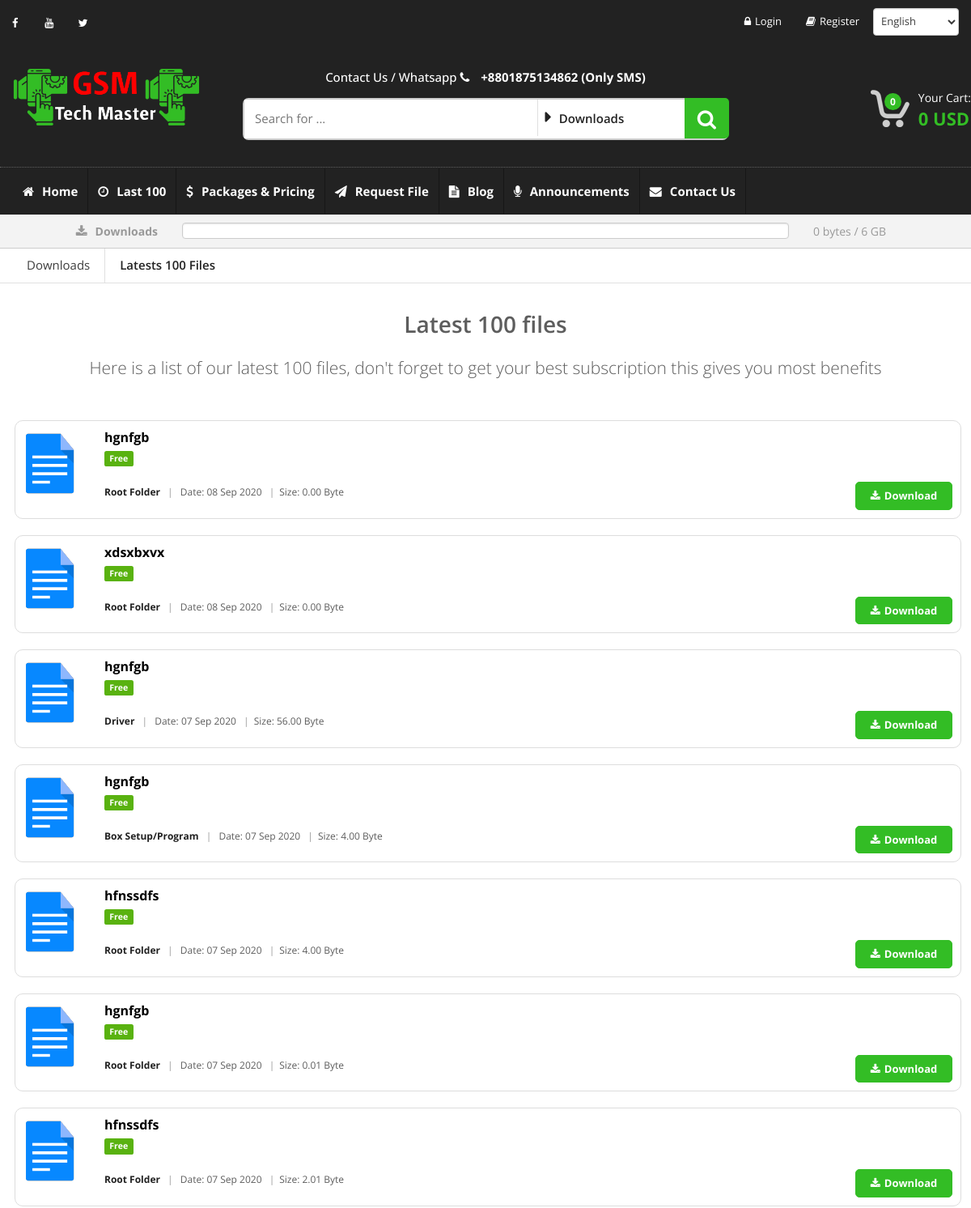
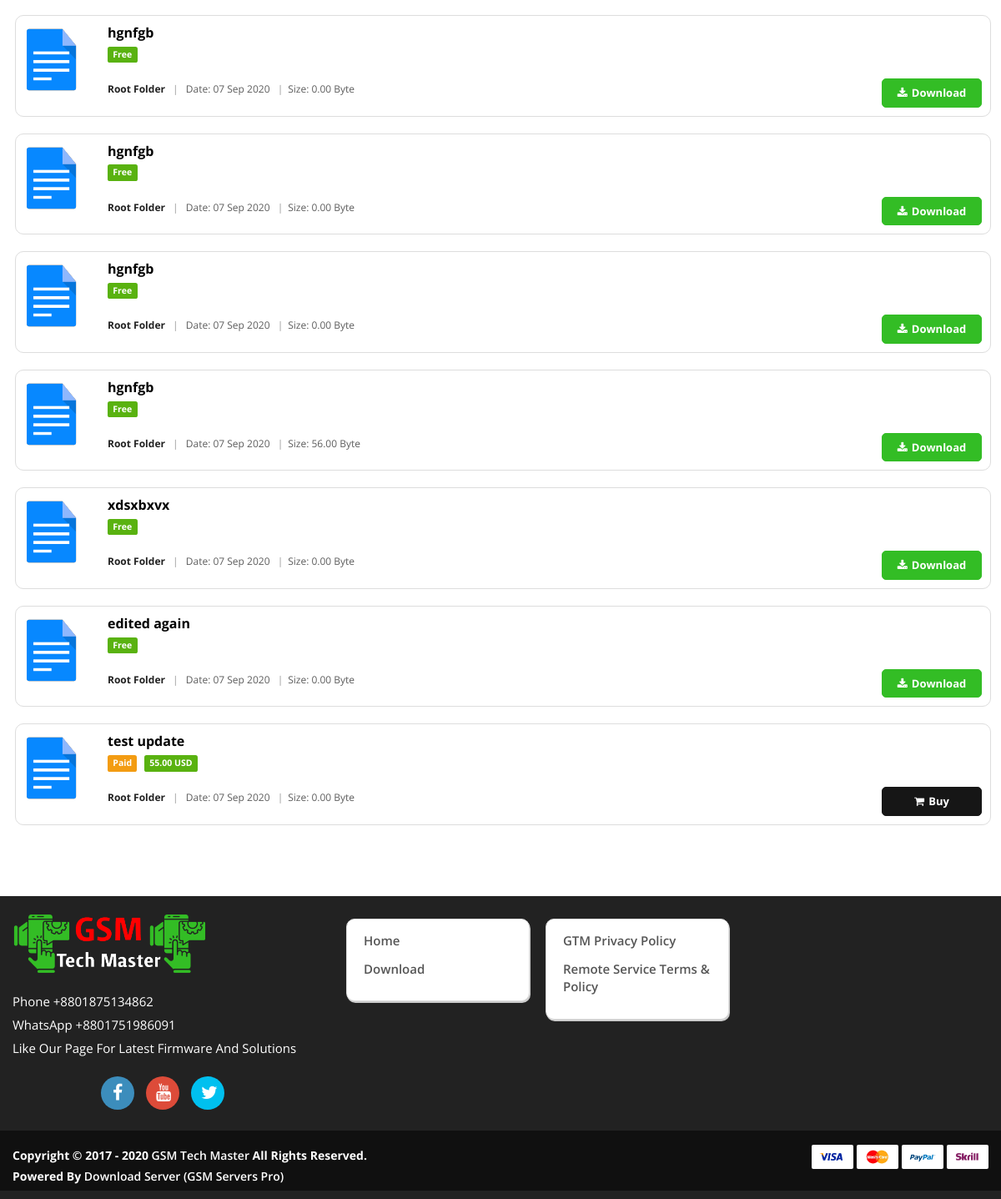
The page /containers/recent-files/index.php on the database its author committed (2 pictures, top to bottom).
### tables this page shows
CREATE TABLE `system_setup` (
  `id` int(11) NOT NULL,
  `site_title` tinytext DEFAULT NULL,
  `site_url` tinytext DEFAULT NULL,
  `site_logo` tinytext DEFAULT NULL,
  `lazy_image` tinytext DEFAULT NULL,
  `default_folder_icon` tinytext DEFAULT NULL,
  `default_file_thumbnail` tinytext DEFAULT NULL,
  `og_image` tinytext DEFAULT NULL,
  `fav_icon` tinytext DEFAULT NULL,
  `meta_tag` text DEFAULT NULL,
  `meta_description` text DEFAULT NULL,
  `support_email` tinytext DEFAULT NULL,
  `contact_email` tinytext DEFAULT NULL,
  `technical_email` tinytext DEFAULT NULL,
  `billing_email` tinytext DEFAULT NULL,
  `currency_code` varchar(10) DEFAULT NULL,
  `currency_format` varchar(10) DEFAULT NULL,
  `currency_decimal` varchar(10) DEFAULT NULL,
  `maximum_pending_order` varchar(10) DEFAULT NULL,
  `allow_registration` tinyint(1) DEFAULT 0,
  `mail_verification` tinyint(1) DEFAULT 0,
  `captcha_active` tinyint(1) DEFAULT 0,
  `lazy_active` tinyint(1) DEFAULT 0,
  `balance_order` tinyint(1) DEFAULT NULL,
  `balance_transfer` tinyint(1) DEFAULT 0,
  `show_partner` tinyint(1) DEFAULT 1,
  `show_recent_file` tinyint(1) DEFAULT 1,
  `show_top_file` tinyint(1) DEFAULT 1,
  `show_announcement` tinyint(1) DEFAULT 1,
  `login_download` tinyint(1) DEFAULT 1,
  `free_download_size` varchar(20) DEFAULT '5',
  `size_unit` varchar(6) DEFAULT 'GB',
  `size_in_bytes` varchar(40) DEFAULT '5368709120',
  `file_limit` int(4) DEFAULT 15,
  `theme_color` varchar(12) DEFAULT 'green',
  `theme_text` varchar(12) DEFAULT 'blue',
  `top_bar_color` varchar(12) DEFAULT 'yellow',
  `menu_bar_color` varchar(12) DEFAULT 'red',
  `header_color` varchar(12) DEFAULT 'pink',
  `news_part` varchar(12) DEFAULT 'orange',
  `folder_color` varchar(12) DEFAULT 'green',
  `footer_color` varchar(12) DEFAULT 'gray',
  `footer_bar_color` varchar(12) DEFAULT 'black',
  `show_map` int(1) DEFAULT 0,
  `map_url` varchar(400) DEFAULT 'https://www.google.com/maps/embed?pb=!1m18!1m12!1m3!1d3651.873610134837!2d90.4224795145893!3d23.751886084588595!2m3!1f0!2f0!3f0!3m2!1i1024!2i768!4f13.1!3m3!1m2!1s0x3755b871cec3a7e5%3A0xf766a4fabc165e9b!2sTaltola%20Market%20Rd%2C%20Dhaka!5e0!3m2!1sen!2sbd!4v1574410761745!5m2!1sen!2sbd',
  `is_email_verified` int(1) DEFAULT 1,
  `is_active` int(1) DEFAULT 1,
  `created_at` timestamp NULL DEFAULT current_timestamp(),
  `updated_at` timestamp NULL DEFAULT NULL ON UPDATE current_timestamp(),
  `created_by` int(11) DEFAULT NULL,
  `updated_by` int(11) DEFAULT NULL
);

CREATE TABLE `interface_setup` (
  `id` bigint(20) UNSIGNED NOT NULL,
  `language` varchar(10) DEFAULT NULL,
  `skin` varchar(15) DEFAULT NULL,
  `default_password` varchar(300) DEFAULT NULL,
  `show_new_days` int(5) DEFAULT 3,
  `footer_text` text DEFAULT NULL,
  `copyright` text DEFAULT NULL,
  `header_contact` text DEFAULT NULL,
  `footer_contact` text DEFAULT NULL,
  `switch_language` int(1) UNSIGNED DEFAULT 0,
  `enable_review` int(1) UNSIGNED DEFAULT 0,
  `facebook_url` varchar(400) DEFAULT NULL,
  `youtube_url` varchar(400) DEFAULT NULL,
  `twitter_url` varchar(400) DEFAULT NULL,
  `linkedin_url` varchar(400) DEFAULT NULL,
  `instagram_url` varchar(400) DEFAULT NULL,
  `image_slider` int(1) DEFAULT 0,
  `download_search` int(1) DEFAULT 0,
  `download_folder` int(1) DEFAULT 0,
  `feature_and_arrival` int(1) DEFAULT 0,
  `best_sells` int(1) DEFAULT 1,
  `top_feature_product` int(1) DEFAULT 1,
  `top_and_recent_file_list` int(1) DEFAULT 1,
  `our_partner` int(1) DEFAULT 1,
  `active` int(1) DEFAULT 1,
  `created_at` timestamp NULL DEFAULT NULL,
  `updated_at` timestamp NULL DEFAULT NULL ON UPDATE current_timestamp(),
  `updated_by` int(11) DEFAULT NULL
);

CREATE TABLE `files` (
  `id` int(11) NOT NULL,
  `title` varchar(255) NOT NULL,
  `description` text NOT NULL,
  `device_brand` varchar(255) NOT NULL,
  `device_model` varchar(255) NOT NULL,
  `android_version` varchar(255) NOT NULL,
  `firmware_version` varchar(255) DEFAULT NULL,
  `chip_detail` varchar(255) NOT NULL,
  `country` varchar(255) NOT NULL,
  `language` varchar(255) NOT NULL,
  `support_tool` varchar(255) NOT NULL,
  `file_method` varchar(255) NOT NULL,
  `direct_url` varchar(512) NOT NULL,
  `file` varchar(255) NOT NULL,
  `file_size` double(10,2) NOT NULL,
  `file_size_unit` varchar(255) DEFAULT NULL,
  `is_paid` varchar(255) NOT NULL,
  `price` double(10,2) DEFAULT NULL,
  `price_unit` varchar(255) DEFAULT NULL,
  `is_featured` varchar(255) NOT NULL,
  `is_active` varchar(255) NOT NULL,
  `thumbnail` varchar(255) DEFAULT NULL,
  `image` varchar(255) DEFAULT NULL,
  `folder` int(11) DEFAULT NULL,
  `created_at` timestamp NOT NULL DEFAULT current_timestamp(),
  `updated_at` timestamp NULL DEFAULT NULL ON UPDATE current_timestamp(),
  `created_by` int(11) DEFAULT NULL,
  `updated_by` int(11) DEFAULT NULL
);

CREATE TABLE `folders` (
  `id` int(11) NOT NULL,
  `title` varchar(255) NOT NULL,
  `description` varchar(255) NOT NULL,
  `thumbnail` varchar(255) NOT NULL,
  `is_active` varchar(255) NOT NULL,
  `parent` int(11) DEFAULT NULL,
  `created_at` timestamp NOT NULL DEFAULT current_timestamp(),
  `updated_at` timestamp NULL DEFAULT NULL ON UPDATE current_timestamp(),
  `created_by` int(11) DEFAULT NULL,
  `updated_by` int(11) DEFAULT NULL
);

### containers/recent-files/index.php (the view, shortened to what the rows shown need)
<?php include('../../layout/header.php'); ?>
<?php include(ROOT_PATH.'layout/navbar.php'); ?>
<?php include(ROOT_PATH.'functions/fileManager.php'); ?>
<?php include(ROOT_PATH.'components/download-bar.php'); ?>
<div class="wrapper">
  <div class="inline-width pad-b-20">
    <div class="container text-center">
      <h1 class="section-title">Latest 100 files</h1>
    </div>
  </div>
  <div class="inline-width pad-b-50">
    <div class="container">
      <div class="row">
        <div class="col-md-12 col-sm-12 col-xs-12">
          <?php
          $recent_files = get_recent_files($conn, $limit=100);
          if($recent_files->num_rows > 0){
            foreach($recent_files as $rf){
              $folder = get_folder_by_file_id($conn, $file_id=$rf['id']);
            ?>
          <div class="file-list-item">
            <div class="image">
              <a href="<?=FILE_DETAILS_URL.$rf['id']?>">
                <img
                  src="<?=(isset($rf['thumbnail']) && $rf['thumbnail'] != '') ? DEFAULT_FILE_ICON_PATH . $rf['thumbnail'] : DEFAULT_FILE_ICON_SRC ?>"
                  class="img-responsive">
              </a>
            </div>
            <div class="body">
              <div class="title">
                <a href="<?=FILE_DETAILS_URL.$rf['id']?>"><?=$rf['title']?></a>
              </div>
              <div class="file-labels">
                <?php
                if($rf['is_paid'] == 'Yes'){ ?>
                <span class="label label-warning">Paid</span>
                <span class="label label-success"><?=$rf['price']?> <?=$rf['price_unit']?></span>
                <?php
                }else{ ?>
                <span class="label label-success">Free</span>
                <?php } ?>
              </div>
              <p class="description"></p>
              <div class="content-controls">
                <span class="file-folder text-bold"><a
                    href="<?=(isset($folder) && count($folder) > 0) ? FOLDER_URL.$folder['id'] : BASE_URL?>"
                    target="_blank"><?=(isset($folder) && count($folder) > 0) ? $folder['title'] : 'Root Folder'?></a></span>
                <span class="seprator text-muted">&ensp;|&ensp;</span>
                <span class="file-date">Date: <?=date('d M Y', strtotime($rf['created_at']))?></span>
                <span class="seprator text-muted">&ensp;|&ensp;</span><span class="file-date">Size:
                  <?=$rf['file_size']?>
                  <?=$rf['file_size_unit']?></span>
              </div>
            </div>
            <div class="content-buttons">
              <?php
              if($rf['is_paid'] == 'Yes'){ ?>
              <a class="btn btn-primary content-btn" href="<?=FILE_DETAILS_URL.$rf['id']?>"><i
                  class="fa fa-shopping-cart fw-r5"></i>Buy</a>
              <?php
              }else{ ?>
              <a class="btn btn-secondary content-btn" href="<?=FILE_DETAILS_URL.$rf['id']?>"><i
                  class="fa fa-download fw-r5"></i>Download</a>
              <?php
              } ?>
            </div>
          </div>
          <?php
            }
          }
          ?>
        </div>
      </div>
    </div>
  </div>
</div>
<?php include(ROOT_PATH.'layout/footer.php'); ?>
<?php include(ROOT_PATH.'layout/foot-scripts.php'); ?>

### layout/navbar.php (shortened to what the rows shown need)
<header class="no-padding-bottom header-alt">
    <div class="container no-padding">
        <div class="col-md-3 col-sm-6 col-xs-12 logo-holder">
            <div class="logo">
                <a href="<?=BASE_URL?>">
                    <img src="<?=isset($site_logo) ? BASE_URL.$site_logo : ''?>" alt="Download Server" />
                </a>
            </div>
        </div>
        <div class="col-md-6 hidden-sm hidden-xs top-search-holder no-margin">
            <div class="search-area-top">
                <p class="text-white"><?=isset($header_contact) ? $header_contact : ''?></p>
            </div>
        </div>
    </div>
</header>

### components/download-bar.php (shortened to what the rows shown need)
<?php
$original_size = get_daily_downloaded_size_per_user($conn, $ip=getIPAddress(), $user_id=$customer_id);
$max_limit = size_humanize($size_in_bytes);
?>
<div class="downloads-visitor-usage row">
  <div class="container pad-t-10 pad-b-10">
    <div class="col-md-2 col-sm-3 hidden-xs text-left">
      <span class="font-14"><?=size_humanize($original_size)['SAU']?> / <?=$max_limit['SAU']?></span>
    </div>
  </div>
</div>

### layout/footer.php (shortened to what the rows shown need)
<footer id="footer" class="">
    <div class="link-list-row">
        <div class="container no-padding">
            <div class="col-xs-12 col-md-4 ">
                <div class="contact-info">
                    <div class="footer-logo">
                        <img src="<?=isset($site_logo) ? BASE_URL.$site_logo : ''?>" alt="GSM server Free Firmware" />
                    </div>
                    <p>
                        <?=isset($footer_contact) ? $footer_contact : ''?>
                    </p>
                    <div class="social-icons text-center">
                        <ul>
                        </ul>
                    </div>
                </div>
            </div>
        </div>
    </div>
    <div class="copyright-bar">
        <div class="container">
            <div class="col-md-6 col-sm-6 col-xs-12 no-margin">
                <div class="copyright">
                    <?=isset($copyright) ? $copyright : ''?> <br>
                    <?=isset($footer_text) ? $footer_text : ''?>
                </div>
            </div>
        </div>
    </div>
</footer>

### rows shown on the page
system_setup: site_logo (picture), size_in_bytes "6 GB"
interface_setup: header_contact "Contact Us / Whatsapp +8801875134862 (Only SMS)", footer_contact "Phone +8801875134862 WhatsApp +8801751986091 Like Our Page For Latest Firmware And Solutions", copyright "Copyright © 2017 - 2020 GSM Tech Master All Rights Reserved.", footer_text "Powered By Download Server (GSM Servers Pro)"
files: title "hgnfgb", is_paid "Free", shows "Root Folder", created_at "08 Sep 2020", file_size "0.00", file_size_unit "Byte"
files: title "xdsxbxvx", is_paid "Free", shows "Root Folder", created_at "08 Sep 2020", file_size "0.00", file_size_unit "Byte"
files: title "hgnfgb", is_paid "Free", folder.title "Driver", created_at "07 Sep 2020", file_size "56.00", file_size_unit "Byte"
files: title "hgnfgb", is_paid "Free", folder.title "Box Setup/Program", created_at "07 Sep 2020", file_size "4.00", file_size_unit "Byte"
files: title "hfnssdfs", is_paid "Free", shows "Root Folder", created_at "07 Sep 2020", file_size "4.00", file_size_unit "Byte"
files: title "hgnfgb", is_paid "Free", shows "Root Folder", created_at "07 Sep 2020", file_size "0.01", file_size_unit "Byte"
files: title "hfnssdfs", is_paid "Free", shows "Root Folder", created_at "07 Sep 2020", file_size "2.01", file_size_unit "Byte"
files: title "hgnfgb", is_paid "Free", shows "Root Folder", created_at "07 Sep 2020", file_size "0.00", file_size_unit "Byte"
files: title "hgnfgb", is_paid "Free", shows "Root Folder", created_at "07 Sep 2020", file_size "0.00", file_size_unit "Byte"
files: title "hgnfgb", is_paid "Free", shows "Root Folder", created_at "07 Sep 2020", file_size "0.00", file_size_unit "Byte"
files: title "hgnfgb", is_paid "Free", shows "Root Folder", created_at "07 Sep 2020", file_size "56.00", file_size_unit "Byte"
files: title "xdsxbxvx", is_paid "Free", shows "Root Folder", created_at "07 Sep 2020", file_size "0.00", file_size_unit "Byte"
files: title "edited again", is_paid "Free", shows "Root Folder", created_at "07 Sep 2020", file_size "0.00", file_size_unit "Byte"
files: title "test update", price "55.00", price_unit "USD", shows "Root Folder", created_at "07 Sep 2020", file_size "0.00", file_size_unit "Byte"

### other values the page prints
0.00 "0"
size_humanize($original_size)['SAU'] "0 bytes"
